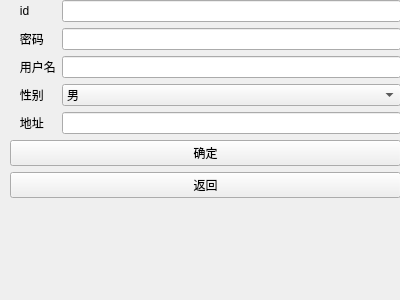
<?xml version="1.0" encoding="UTF-8"?>
<ui version="4.0">
 <class>insert_reader</class>
 <widget class="QWidget" name="insert_reader">
  <property name="geometry">
   <rect>
    <x>0</x>
    <y>0</y>
    <width>400</width>
    <height>300</height>
   </rect>
  </property>
  <property name="windowTitle">
   <string>Form</string>
  </property>
  <widget class="QWidget" name="formLayoutWidget">
   <property name="geometry">
    <rect>
     <x>10</x>
     <y>0</y>
     <width>391</width>
     <height>301</height>
    </rect>
   </property>
   <layout class="QFormLayout" name="formLayout">
    <item row="0" column="0">
     <widget class="QLabel" name="label">
      <property name="text">
       <string>   id</string>
      </property>
     </widget>
    </item>
    <item row="0" column="1">
     <widget class="QLineEdit" name="lineEdit"/>
    </item>
    <item row="1" column="0">
     <widget class="QLabel" name="label_2">
      <property name="text">
       <string>   密码</string>
      </property>
     </widget>
    </item>
    <item row="1" column="1">
     <widget class="QLineEdit" name="lineEdit_2">
      <property name="echoMode">
       <enum>QLineEdit::Password</enum>
      </property>
     </widget>
    </item>
    <item row="2" column="0">
     <widget class="QLabel" name="label_3">
      <property name="text">
       <string>   用户名</string>
      </property>
     </widget>
    </item>
    <item row="2" column="1">
     <widget class="QLineEdit" name="lineEdit_3"/>
    </item>
    <item row="3" column="0">
     <widget class="QLabel" name="label_4">
      <property name="text">
       <string>   性别</string>
      </property>
     </widget>
    </item>
    <item row="4" column="0">
     <widget class="QLabel" name="label_5">
      <property name="text">
       <string>   地址</string>
      </property>
     </widget>
    </item>
    <item row="4" column="1">
     <widget class="QLineEdit" name="lineEdit_5"/>
    </item>
    <item row="5" column="0" colspan="2">
     <widget class="QPushButton" name="pushButton">
      <property name="text">
       <string>确定</string>
      </property>
     </widget>
    </item>
    <item row="6" column="0" colspan="2">
     <widget class="QPushButton" name="pushButton_2">
      <property name="text">
       <string>返回</string>
      </property>
     </widget>
    </item>
    <item row="3" column="1">
     <widget class="QComboBox" name="comboBox">
      <property name="editable">
       <bool>false</bool>
      </property>
      <item>
       <property name="text">
        <string>男</string>
       </property>
      </item>
      <item>
       <property name="text">
        <string>女</string>
       </property>
      </item>
     </widget>
    </item>
   </layout>
  </widget>
 </widget>
 <resources/>
 <connections/>
</ui>
